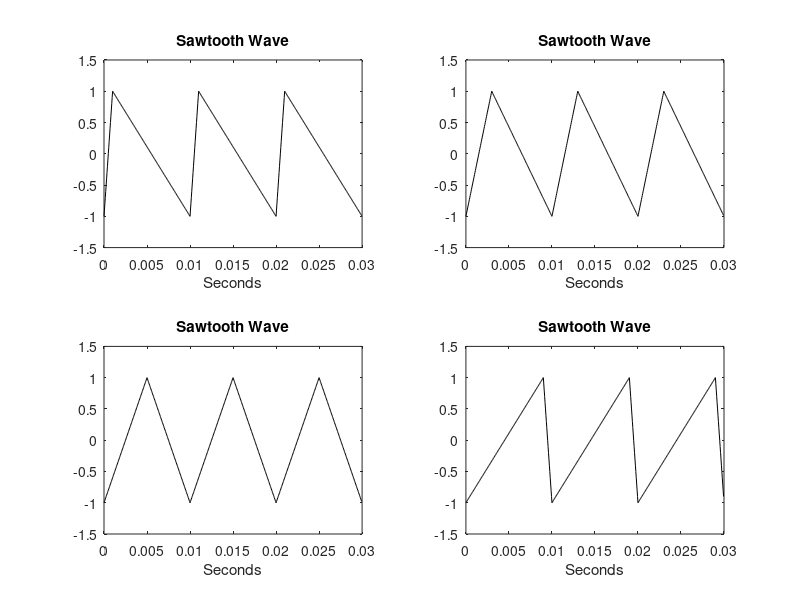

The MATLAB source for this figure:
% Sawtooth signals
fy = 100;                   % Signal frequency in Hz
wy = 2 * pi * fy;           % Signal frequency in rad/s
duy = 0.03;                 % Signal duration in seconds
fs = 20000;                 % Sampling frequency in Hz
tiv = 1/fs;                 % Time interval between samples
t = 0:tiv:(duy-tiv);        % Time interval set

y = sawtooth(wy * t, 0.1);  % Signal data set (width 0.1)
subplot(2, 2, 1);
plot(t, y, 'k');            % Plots figure
axis([0 duy -1.5 1.5]);
xlabel('Seconds');
title('Sawtooth Wave');

y = sawtooth(wy * t, 0.3);  % Signal data set (width 0.3)
subplot(2, 2, 2);
plot(t, y, 'k');            % Plots figure
axis([0 duy -1.5 1.5]);
xlabel('Seconds');
title('Sawtooth Wave');

y = sawtooth(wy * t, 0.5);  % Signal data set (width 0.5)
subplot(2, 2, 3);
plot(t, y, 'k');            % Plots figure
axis([0 duy -1.5 1.5]);
xlabel('Seconds');
title('Sawtooth Wave');

y = sawtooth(wy * t, 0.9);  % Signal data set (width 0.9)
subplot(2, 2, 4);
plot(t, y, 'k');            % Plots figure
axis([0 duy -1.5 1.5]);
xlabel('Seconds');
title('Sawtooth Wave');
